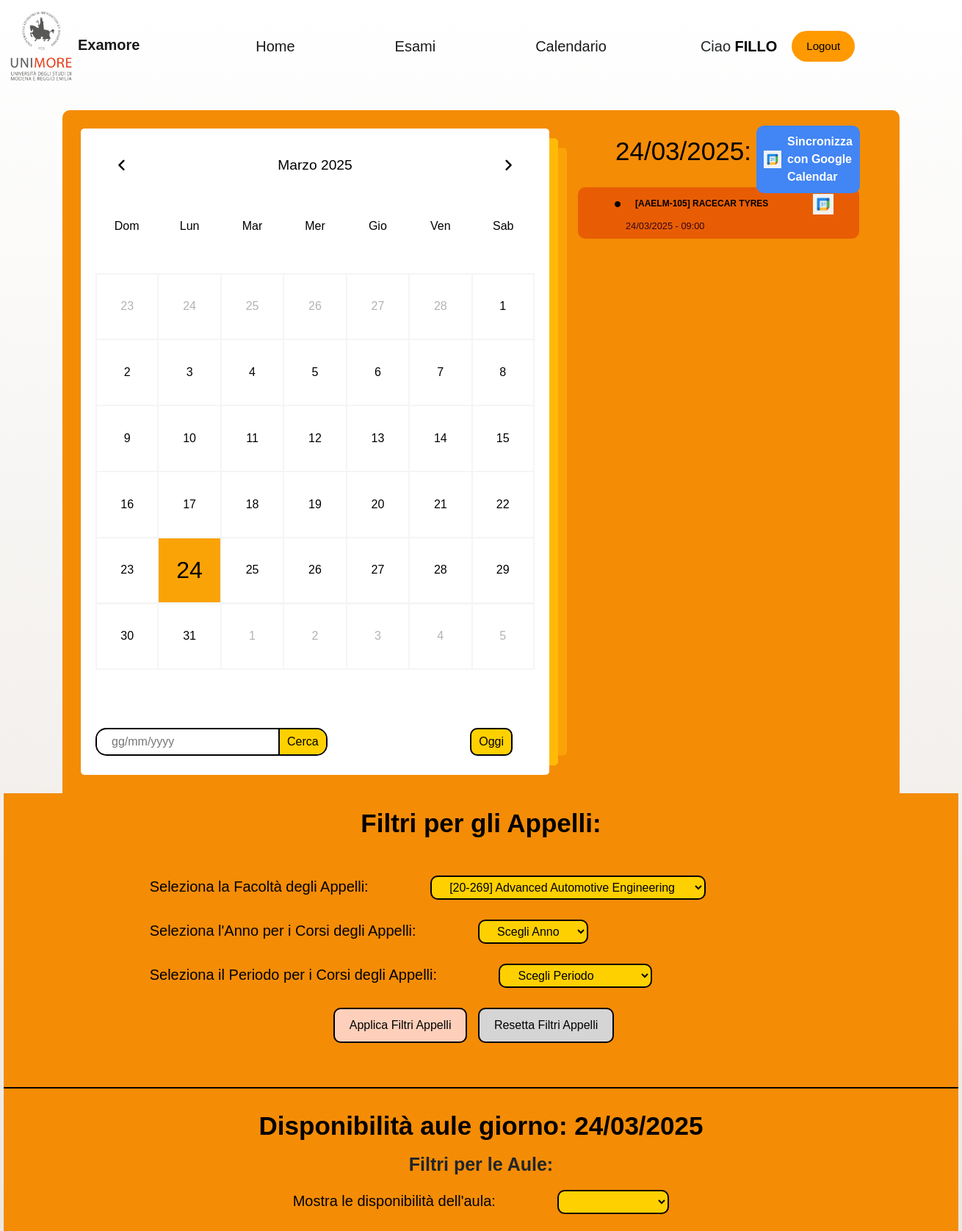
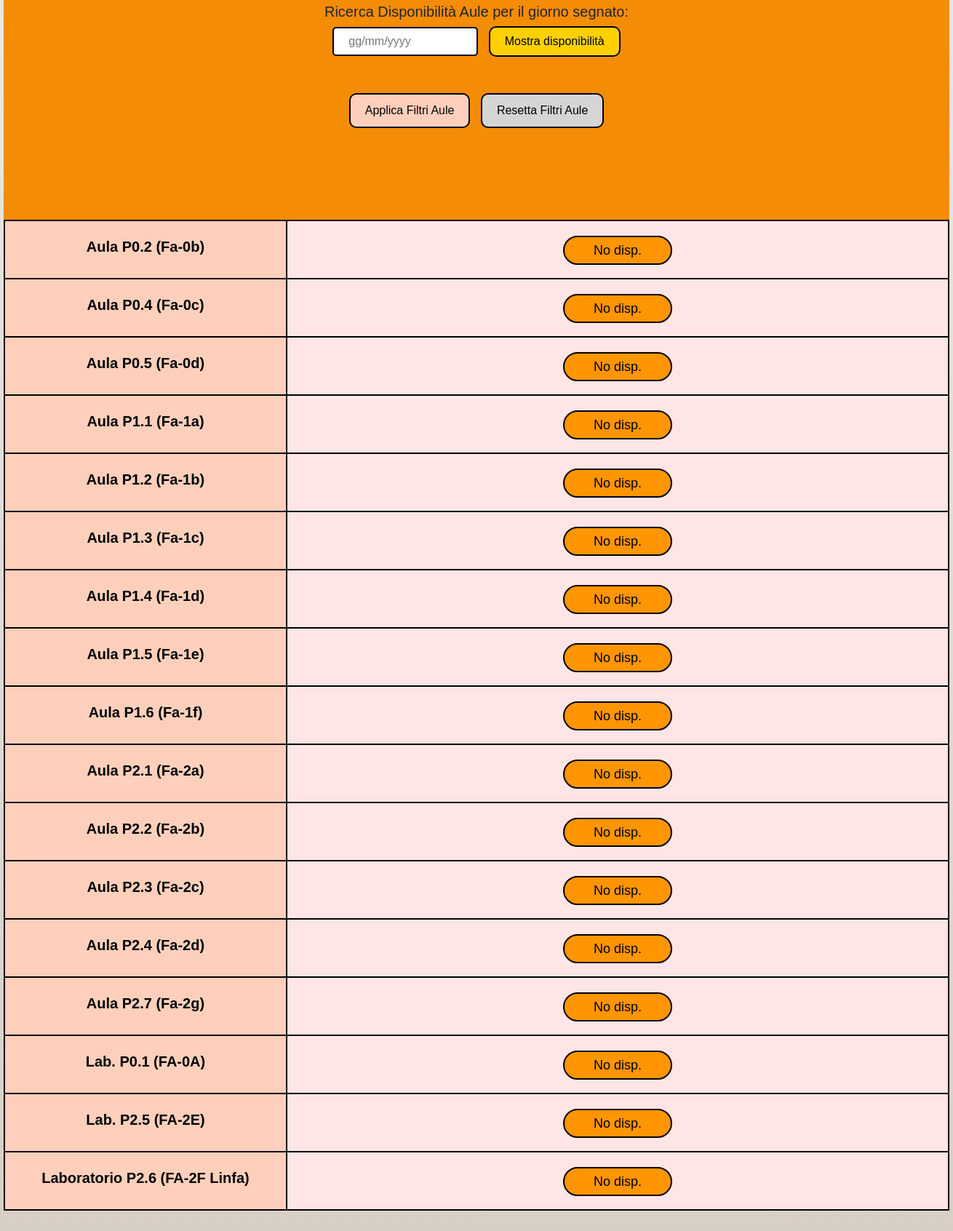
The app's page /calendar/?facolta_id=133 (signed in) with its own data (2 pictures, top to bottom).
### main/models.py (models this page shows, shortened)
class AppelloEsame(models.Model):
    data = models.CharField(max_length=19)
    esame = models.ForeignKey(Esame, on_delete=models.CASCADE)
    last_modified = models.DateTimeField(auto_now=True)

class Esame(models.Model):
    nome = models.CharField(max_length=100)
    anno = models.IntegerField(choices=ANNI)
    semestre = models.IntegerField(choices=SEMESTRI)
    crediti = models.CharField(max_length=10)
    facolta = models.ForeignKey(Facolta, on_delete=models.CASCADE)
    class Meta:
        constraints = [
            models.UniqueConstraint(
                fields=['nome', 'anno', 'semestre', 'facolta'], name='unique_migration_Esame'
            )
        ]
    def __str__(self):
        return self.nome

class Aula(models.Model):
    nome = models.CharField(max_length=100, unique=True)

### main/views.py (the view, shortened to what this page needs)
# urls.py: path('calendar/', main_view.calendar, name="calendar"),
def calendar(request):
    global DAY_SELECTED, MONTH_SELECTED, YEAR_SELECTED
    facolta = Facolta.objects.all()
    aule = Aula.objects.all()
    aule_select_filter = Aula.objects.all()
    aule_disponibilita = {}
    anno_esame = request.POST.get('anno_esame')
    periodo_esame = request.POST.get('periodo_esame')
    aula_visible = request.POST.get('aula_visible')
    disp_input = request.POST.get('disp-input')
    facolta_id = request.GET.get('facolta_id')
    var_disp = False
    facolta_appelli = None
    if facolta_id is not None:
        facolta_appelli = facolta_id
    else:
        facolta_appelli = request.POST.get('facolta_appelli')
    day_false = request.POST.get('selectedDay')
    month_false = request.POST.get('selectedMonth')
    year_false = request.POST.get('selectedYear')
    if day_false is None and month_false is None and year_false is None and DAY_SELECTED is None and MONTH_SELECTED is None and YEAR_SELECTED is None:
        today = datetime.today()
        day = today.strftime("%d")
        month = today.strftime("%m")
        year = today.strftime("%Y")
    data_titolo_aule = None
    if request.headers.get('X-Requested-With') == 'XMLHttpRequest':
        day_false = request.POST.get('selectedDay')
        month_false = request.POST.get('selectedMonth')
        year_false = request.POST.get('selectedYear')
        if day_false is not None and month_false is not None and year_false is not None:
            day = day_false
            month = month_false
            year = year_false
            DAY_SELECTED = day_false
            MONTH_SELECTED = month_false
            YEAR_SELECTED = year_false
        data_attuale = date(int(year), int(month), int(day))
        data_stringa = data_attuale.strftime("%d/%m/%Y")
        if facolta_appelli is not None:
            facolta_id = facolta_appelli
        appelli_attuali = filterAppelli(anno_esame, periodo_esame, data_stringa, facolta_id)
        if aula_visible:
            aule = Aula.objects.filter(nome=aula_visible)
        for aula in aule:
            disp = DisponibilitaOraria.objects.filter(aula=aula, data=data_attuale)
            if not disp:
                var_disp = True
            aule_disponibilita[aula.nome] = [{"ora_inizio": d.ora_inizio, "ora_fine": d.ora_fine} for d in
                                             disp]
        return JsonResponse({
            "appelli": [
                {
                    "id": appello.id,
                    "esame": appello.esame.nome,
                    "data": appello.data
                } for appello in appelli_attuali
            ],
            "aule_disponibilita": aule_disponibilita,
            "data_attuale": data_stringa,
            "anno_esame": anno_esame,
            "periodo_esame": periodo_esame,
            "var_disp": var_disp,
        })
    else:
        data_attuale = date(int(year), int(month), int(day))
        data_stringa = data_attuale.strftime("%d/%m/%Y")
        appelli_attuali = filterAppelli(anno_esame, periodo_esame, data_stringa, facolta_id)
        for a in aule:
            disp = DisponibilitaOraria.objects.filter(aula=a, data=data_attuale)
            aule_disponibilita[a] = disp
    context = {
        "aule": aule,
        "data_attuale": data_stringa,
        "aule_disponibilita": aule_disponibilita,
        "appelli": appelli_attuali,
        "anno_esame": anno_esame,
        "periodo_esame": periodo_esame,
        "aule_select_filter": aule_select_filter,
        "day_selected": DAY_SELECTED,
        "month_selected": MONTH_SELECTED,
        "year_selected": YEAR_SELECTED,
        "facolta": facolta,
        "var_disp": var_disp,
        "facolta_id": facolta_id,  # Add this to help with select options
        "aula_visible": aula_visible,
    }
    return render(request, "main/calendar.html", context)

### main/models.py (called while the page is built)
@receiver(request_finished)
def log_request_finished(**kwargs):
    print("DEBUG: Segnale request_finished attivato")

### main/templatetags/custom_tags.py (called while the page is built)
@register.filter
def get_item(dictionary, key):
    return dictionary.get(key)

### main/templates/main/calendar.html (shortened to what this page needs)
<!doctype html>
<html lang="it">
<head>
    <link href="https://cdn.jsdelivr.net/npm/bootstrap@5.0.2/dist/css/bootstrap.min.css" rel="stylesheet">
     <link
      rel="stylesheet"
      href="https://cdnjs.cloudflare.com/ajax/libs/font-awesome/6.2.0/css/all.min.css"
    />
    {% load static %}
    <link rel="stylesheet" href="{% static 'style/calendar.css' %}">
    <link rel="stylesheet" href="{% static 'style/google-calendar.css' %}">
    {% load custom_tags %}
</head>
<body>
    <nav class="navbar navbar-expand-lg navbar-light navbar-custom" id="navbar-home">
        <div class="container-fluid">
          <a class="navbar-brand mb-0 h1" href="/" id="examore">
            <img src="/static/img/UnimoreLogo.png" class="img-fluid" alt="Logo" id="navbar-logo">
            Examore
          </a>
        <div class="collapse navbar-collapse justify-content-center" id="navbarSupportedContent">
          <ul class="navbar-nav mb-2 mb-lg-0">
            <li class="nav-item">
              <a class="nav-link active" aria-current="page" href="/">Home</a>
            </li>
            <li class="nav-item">
              <a class="nav-link active" href="/esami">Esami</a>
            </li>
            <li class="nav-item">
              <a class="nav-link active" href="/calendar">Calendario</a>
            </li>
          </ul>
            {% if user.is_authenticated %}
                <p class="saluto-utente">Ciao <a class="username">{{ user.username }}</a></p>
                <form method="post" action="{% url 'logout' %}">
                    <button type="submit" class="logout-btn">Logout</button>
                </form>
            {% endif %}
        </div>
      </div>
    </nav>
    <div class="container">
        <div class="left">
            <div class="calendar">
                <div class="month">
                    <i class="fa fa-angle-left prev"></i>
                    <div class="date"></div>
                    <i class="fa fa-angle-right next"></i>
                </div>
                <div class="weekdays">
                    <div>Dom</div>
                    <div>Lun</div>
                    <div>Mar</div>
                    <div>Mer</div>
                    <div>Gio</div>
                    <div>Ven</div>
                    <div>Sab</div>
                </div>
                <div class="days">
                </div>
                <div class="goto-today">
                    <div class="goto">
                        <input type="text" placeholder="gg/mm/yyyy" class="date-input">
                        <button class="goto-btn" type="submit">Cerca</button>
                    </div>
                    <button class="today-btn" type="submit">Oggi</button>
                </div>
            </div>
        </div>
        <div class="right">
            <div class="today-date">
                <h4 id="data-titolo">{{data_attuale}}:</h4>
            </div>
            <div class="google-calendar-button">
                <a href="{% url 'start_google_auth' %}" class="btn-sync-all">
                    <img src="{% static 'img/google-calendar.png' %}" alt="Google Calendar" style="height: 24px; margin-right: 8px;">
                    Sincronizza con Google Calendar
                </a>
            </div>
            <div class="events">
                {% if appelli %}
                {% for appello in appelli %}
                    <div class="event">
                        <div class="title">
                            <i class="fas fa-circle"></i>
                            <h3 class="event-title">{{appello.esame}}</h3>
                            <a href="{% url 'sync_single_event' appello.id %}" class="sync-icon" title="Sincronizza questo appello con Google Calendar">
                                <img src="{% static 'img/google-calendar.png' %}" alt="Sync" style="height: 20px; margin-left: 10px;">
                            </a>
                        </div>
                        <div class="event-time">
                            {{appello.data}}
                        </div>
                    </div>
                {% endfor %}
                {% endif %}
                </div>
        </div>
    </div>
    <div class="filter-container">
        <h4>Filtri per gli Appelli:</h4>
        <form id="filter-form" method="post" action="{% url 'calendar' %}">
            <div>
                <label class="f-label">Seleziona la Facoltà degli Appelli:</label>
                <select class="f-select" name="facolta_appelli">
                    {% for f in facolta %}
                    <option value="{{ f.id }}" {% if facolta_id == f.id|slugify %}selected{% endif %}>{{ f.nome }}</option>
                    {% endfor %}
                </select>
            </div>
            <div>
                <label class="f-label">Seleziona l'Anno per i Corsi degli Appelli:</label>
                <select class="f-select" name="anno_esame">
                    <option value="">Scegli Anno</option>
                </select>
            </div>
            <div>
                <label class="f-label">Seleziona il Periodo per i Corsi degli Appelli:</label>
                <select class="f-select" name="periodo_esame">
                    <option value="">Scegli Periodo</option>
                </select>
            </div>
            <button type="submit" class="filter-button">Applica Filtri Appelli</button>
            <button type="button" class="reset-filter-button">Resetta Filtri Appelli</button>
        </form>
    </div>
    <div class="aule-container">
            <div class="title-container">
                <h4 id="dta">Disponibilità aule giorno: {{data_attuale}}</h4>
            </div>
        <div class="aule-filter">
            <h4>Filtri per le Aule:</h4>
            <form id="aule-form" method="post" action="{% url 'calendar' %}">
                <div>
                    <label class="aula-label">Mostra le disponibilità dell'aula:</label>
                    <select class="aula-select" name="aula_visible">
                        {% for aula in aule_select_filter %}
                        <option value="{{ a.nome }}" {% if aula_visible == a.nome %}selected{% endif %}>{{ a.nome }}</option>
                        {% endfor %}
                    </select>
                </div>
                <h5>Ricerca Disponibilità Aule per il giorno segnato:</h5>
                <div class="update-disp">
                    <input type="text" placeholder="gg/mm/yyyy" class="disp-input" name="disp-input">
                    <button  type="submit" class="disp-btn">Mostra disponibilità</button>
                </div>
                <button type="submit" class="aule-btn">Applica Filtri Aule</button>
                <button type="button" class="reset-aule-button">Resetta Filtri Aule</button>
            </form>
            <div class="scraping-alert"></div>
        </div>
        <div class="real-aule-container">
            <div class="left-aule">
                {% for aula in aule %}
                    <div class="single-aula">{{aula.nome}}</div>
                {% endfor %}
            </div>
            <div class="right-aule">
                {% for aula in aule %}
                    <div class="disp">
                        {% with disponibilita=aule_disponibilita|get_item:aula %}
                            {% if disponibilita %}
                                {% for d in disponibilita%}
                                    <div class="single-disp">{{d.ora_inizio}}-{{d.ora_fine}}</div>
                                {% endfor %}
                            {% else %}
                                <div class="single-disp">No disp.</div>
                            {% endif %}
                        {% endwith %}
                    </div>
                {% endfor %}
            </div>
        </div>
    </div>
</body>
</html>

### main/static/style/google-calendar.css (style rules this page uses)
.google-calendar-button { position: absolute; top:16px; right: 50px; left: 262px; z-index: 10; }
.today-date { display: flex; align-items: center; justify-content: space-between; width: 10 0%; position: relative; }
.btn-sync-all { display: inline-flex; align-items: center; padding: 10px 10px; background-color: #4285F4; color: white; border-radius: 10px; text-decoration: none; font-weight: bold; border: none; cursor: pointer; transition: background-color 0.3s, transform 0.2s; }
.sync-icon { display: inline-block; cursor: pointer; transition: transform 0.3s; vertical-align: middle; }
.event { position: relative; }
.event .title { position: relative; padding-right: 50px; display: flex; align-items: center; }
.sync-icon { position: absolute; right: 15px; top: 50%; transform: translateY(-50%); z-index: 100; cursor: pointer !important; pointer-events: auto !important; }
.sync-icon img { height: 28px !important; width: auto; transition: transform 0.2s; }
.event * { pointer-events: auto; }

### records on screen
AppelloEsame: esame "[AAELM-105] RACECAR TYRES", data "24/03/2025 - 09:00"
Aula: nome "Aula P0.2 (Fa-0b)"
Aula: nome "Aula P0.4 (Fa-0c)"
Aula: nome "Aula P0.5 (Fa-0d)"
Aula: nome "Aula P1.1 (Fa-1a)"
Aula: nome "Aula P1.2 (Fa-1b)"
Aula: nome "Aula P1.3 (Fa-1c)"
Aula: nome "Aula P1.4 (Fa-1d)"
Aula: nome "Aula P1.5 (Fa-1e)"
Aula: nome "Aula P1.6 (Fa-1f)"
Aula: nome "Aula P2.1 (Fa-2a)"
Aula: nome "Aula P2.2 (Fa-2b)"
Aula: nome "Aula P2.3 (Fa-2c)"
Aula: nome "Aula P2.4 (Fa-2d)"
Aula: nome "Aula P2.7 (Fa-2g)"
Aula: nome "Lab. P0.1 (FA-0A)"
Aula: nome "Lab. P2.5 (FA-2E)"
Aula: nome "Laboratorio P2.6 (FA-2F Linfa)"

### other values on screen
{{ user.username }} "FILLO"
{{ data_attuale }} "24/03/2025"
form field facolta_appelli "[20-269] Advanced Automotive Engineering"
